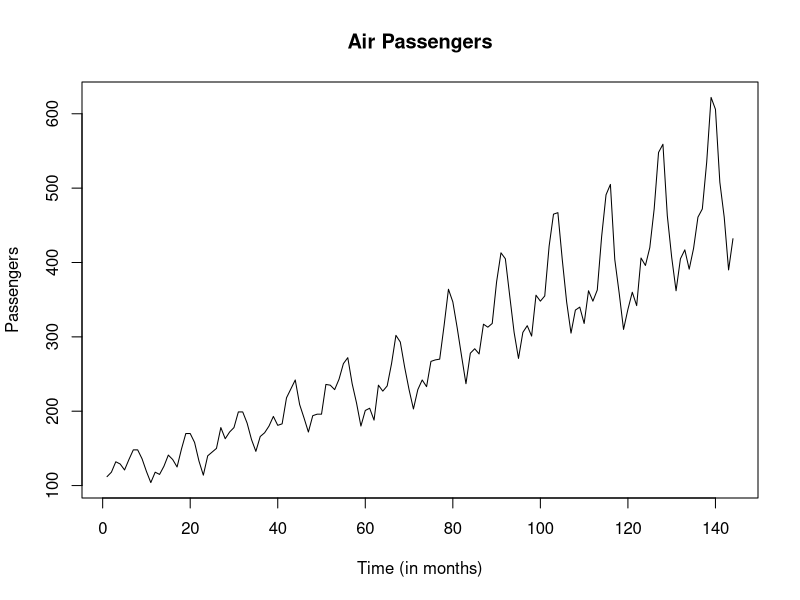

This figure's R source: (Note: a time limit stopped this script after it produced the figure.)
## ---- chunk 1
data("AirPassengers")
dt <- AirPassengers
t = 1: length(dt)
plot(t, dt, ylab = "Passengers", xlab = "Time (in months)", main = "Air Passengers", type = 'l')
## ---- chunk 2
all01 = expand.grid(replicate(18, 0:1, simplify = FALSE))
num_model = nrow(all01)

n = length(dt)
tme = 1:n
scaledtme = (1:n)/n
Xfull = matrix(1, n, 1)
Xfull = cbind(Xfull, scaledtme^1)
S = seq(1/n, 18/n, 1/n)
for(i in 1:18)
{
  f = S[i]
  Xfull = cbind(Xfull, cos(2*pi*f*scaledtme), sin(2*pi*f*scaledtme))
}
dim(Xfull)
num_model
## ---- chunk 3
# model 1
logEvid = rep(-1, num_model)
AIC = rep(-1, num_model)
BIC = rep(-1, num_model)
n = length(dt)
tme = 1:n
for(mm in 1:num_model)
{
    X1 = Xfull[,1:2]
    inds = all01[mm,]
    index = which(inds == 1)*2 -1
    col_we_want = sort(c(index, index + 1))
    X2 = Xfull[, 3:38][, col_we_want]
    Xmat = cbind(X1, X2)
    p = ncol(Xmat)
    md = lm(dt ~ -1 + Xmat)
    logEvid[mm] = (lgamma(p/2)) - ((p/2)*(log((sum(md$fitted.values^2))))) + (lgamma((n-p-1)/2)) - (((n-p)/2)*(log((sum(md$residuals^2))/2)))
    AIC[mm] = n + n*log((2*pi/n)*sum(md$residuals^2)) + 2*(p+1)
    BIC[mm] = n + n*log((2*pi/n)*sum(md$residuals^2)) + (log(n))*(p+1)
}
logEvid.scaled = logEvid - max(logEvid) #scaling so I can take exponential
Evid = exp(logEvid.scaled)
Evid = Evid/(sum(Evid))
plot(Evid, type = "h")
## ---- chunk 4
# model 2
logEvid2 = rep(-1, num_model)
AIC2 = rep(-1, num_model)
BIC2 = rep(-1, num_model)
n = length(dt)
log_data = log(dt)
tme = 1:n
for(mm in 1:num_model)
{
    X1 = Xfull[,1:2]
    inds = all01[mm,]
    index = which(inds == 1)*2 - 1
    col_we_want = sort(c(index, index + 1))
    X2 = Xfull[, 3:38][, col_we_want]
    Xmat = cbind(X1, X2)
    p = ncol(Xmat)
    md = lm(log_data ~ -1 + Xmat)
    logEvid2[mm] = (lgamma(p/2)) - ((p/2)*(log((sum(md$fitted.values^2))))) + (lgamma((n-p-1)/2)) - (((n-p)/2)*(log((sum(md$residuals^2))/2)))
    AIC2[mm] = n + n*log((2*pi/n)*sum(md$residuals^2)) + 2*(p+1)
    BIC2[mm] = n + n*log((2*pi/n)*sum(md$residuals^2)) + (log(n))*(p+1)
}
logEvid.scaled = logEvid2 - max(logEvid2) #scaling so I can take exponential
Evid2 = exp(logEvid.scaled)
Evid2 = Evid2/(sum(Evid2))
plot(Evid2, type = "h")
## ---- chunk 5
Evid_all = c(logEvid, logEvid2)
logEvid_all = Evid_all
logEvid.scaled = logEvid_all - max(logEvid_all) #scaling so I can take exponential
Evid = exp(logEvid.scaled)
Evid = Evid/(sum(Evid))
plot(Evid, type = "h")
## ---- chunk 6
order(Evid, decreasing = TRUE)
# which(Evid > 0.0001)
## ---- chunk 7
all01[262145-262144,]
all01[262146-262144,]
all01[262147-262144,]
